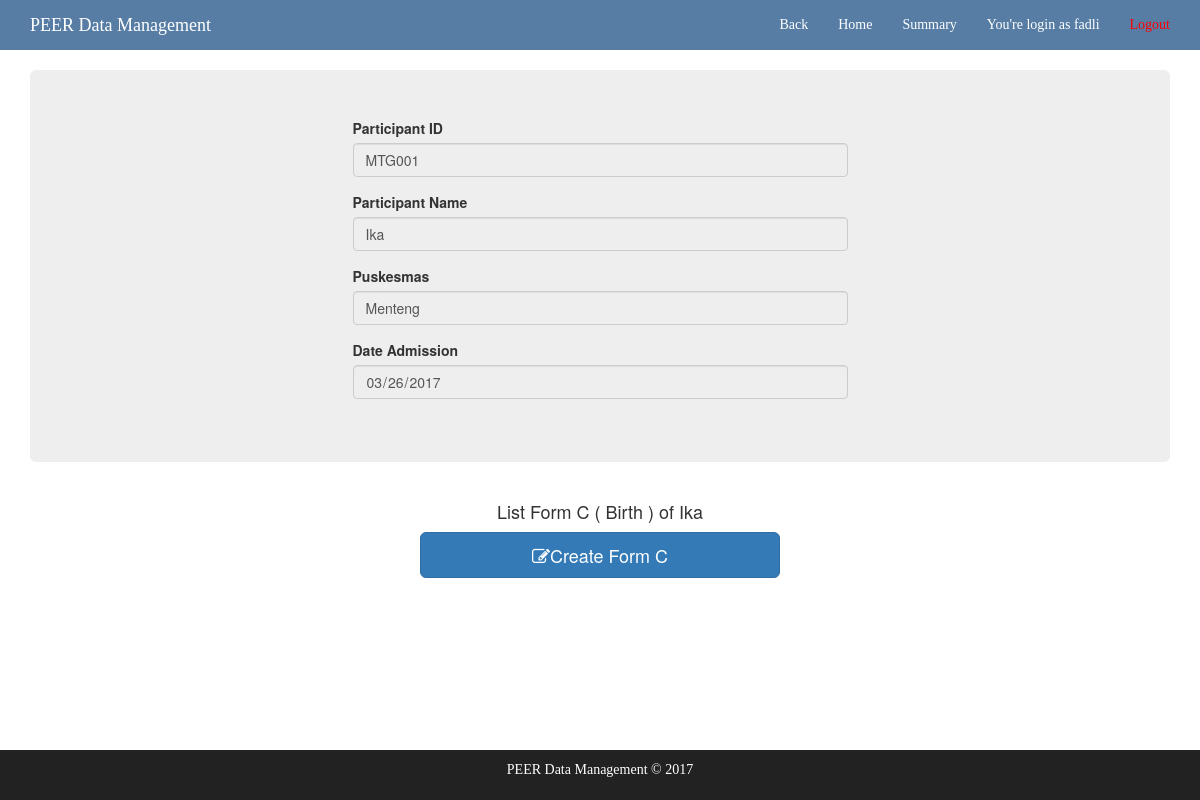
The app's page /participant/1/form_c/ (signed in), older data.
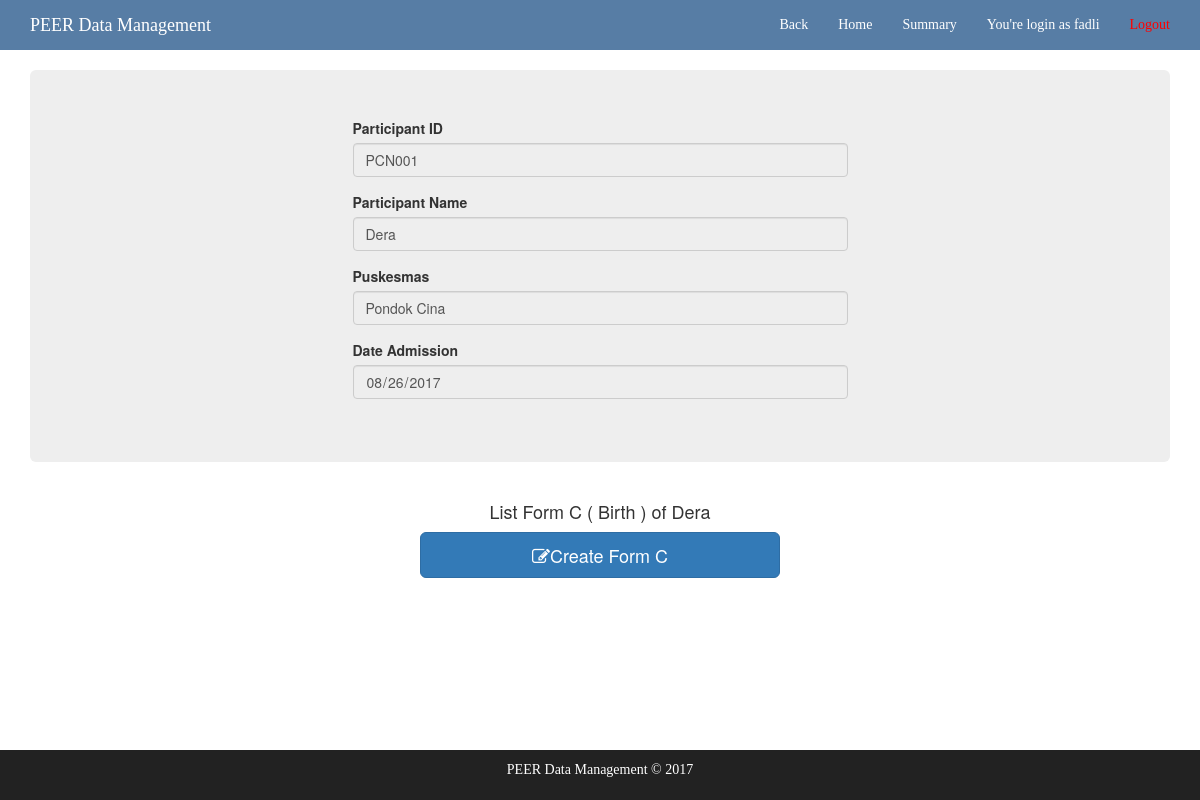
The same page, newer data.
### core/models.py (models this page shows, shortened)
class Participant(models.Model):
	participant_id = models.CharField(max_length=10, blank=True)
	name = models.CharField(max_length=30, blank=True)
	date_admission = models.DateField()
	puskesmas = models.ForeignKey(Puskesmas, on_delete=models.PROTECT)
	created_by = models.CharField(max_length=25, blank=True)
	updated_by = models.CharField(max_length=25, blank=True)
	created_time = models.CharField(max_length=50, blank=True)
	updated_time = models.CharField(max_length=50, blank=True)
	active_status = models.BooleanField(default=True)

class Puskesmas(models.Model):
	puskesmas_id = models.CharField(max_length=5, blank=True)
	name = models.CharField(max_length=25, blank=True)

### core/views.py (the view)
# urls.py: url(r'^participant/(?P<participant_id>[0-9]+)/form_c/$', views.form_c, name='form_c'),
@login_required(login_url='core:login')
def form_c(request, participant_id):
	participant = Participant.objects.get(id=participant_id)
	forms = CBirth.objects.filter(participant_id=participant_id)
	date_admission = participant.date_admission.__str__()
	return render(request, 'core/form_c.html', {'participant' : participant, 'forms' : forms, 'date_admission' : date_admission})

### core/templates/core/form_c.html (shortened to what this page needs)
{% extends 'brief-header.html' %}
{% block content2 %}
    <div class="mycenter">
        <div class="form-group row">
            {% if forms.count < 2 %}
            <h4 style="text-align: center; margin-top: 10px;"> List Form C ( Birth ) of {{ participant.name }} </h4>
            <div class="col-md-4 col-md-offset-4">
                <a href="{{request.get_full_path}}create" class="btn btn-primary btn-lg btn-block">
                    <i class="fa fa-pencil-square-o" aria-hidden="true"></i>Create Form C
                </a>
            </div>
            {% else %}
            <h4 style="text-align: center; margin-top: 10px;"> List Form C ( Birth ) of {{ participant.name }} </h4>
            {% endif %}
        </div>
    </div>
{% endblock %}

### core/templates/brief-header.html
{% extends 'base.html' %}
{% block content %}
<div class="container">
        <div class="jumbotron participantBox">
            <form class="patient-form-data">
                <div class="row">
                    <div class="col-md-6 col-md-offset-3 col-xs-6 col-xs-offset-3 col-sm-6 col-sm-offset-3">
                        <div class="form-group">
                            <label for="participant_id"> Participant ID</label>
                            <input class="form-control disabled" type="text" value="{{participant.participant_id}}" readonly>
                        </div>
                        <div class="form-group">
                            <label for="participant_name"> Participant Name </label>
                            <input class="form-control" type="text" value="{{participant.name}}" readonly>
                        </div>
                        <div class="form-group">
                            <label for="participant_name"> Puskesmas </label>
                            <input class="form-control" type="text" value="{{participant.puskesmas.name}}" readonly>
                        </div>
                        <div class="form-group">
                            <label for="date_admission"> Date Admission </label>
                            <input class="form-control" type="date" value="{{date_admission}}" readonly>
                        </div>
                    </div>
                </div>
            </form>
        </div>
        {% block content2 %}
        {% endblock %}
</div>
{% endblock %}

Row changes from the older to the newer data that the page shows:
changed Participant: participant_id "MTG001" → "PCN001"; name "Ika" → "Dera"; puskesmas.name "Menteng" → "Pondok Cina"
Text that changed along with them:
form field date_admission: "03/26/2017" → "08/26/2017"
